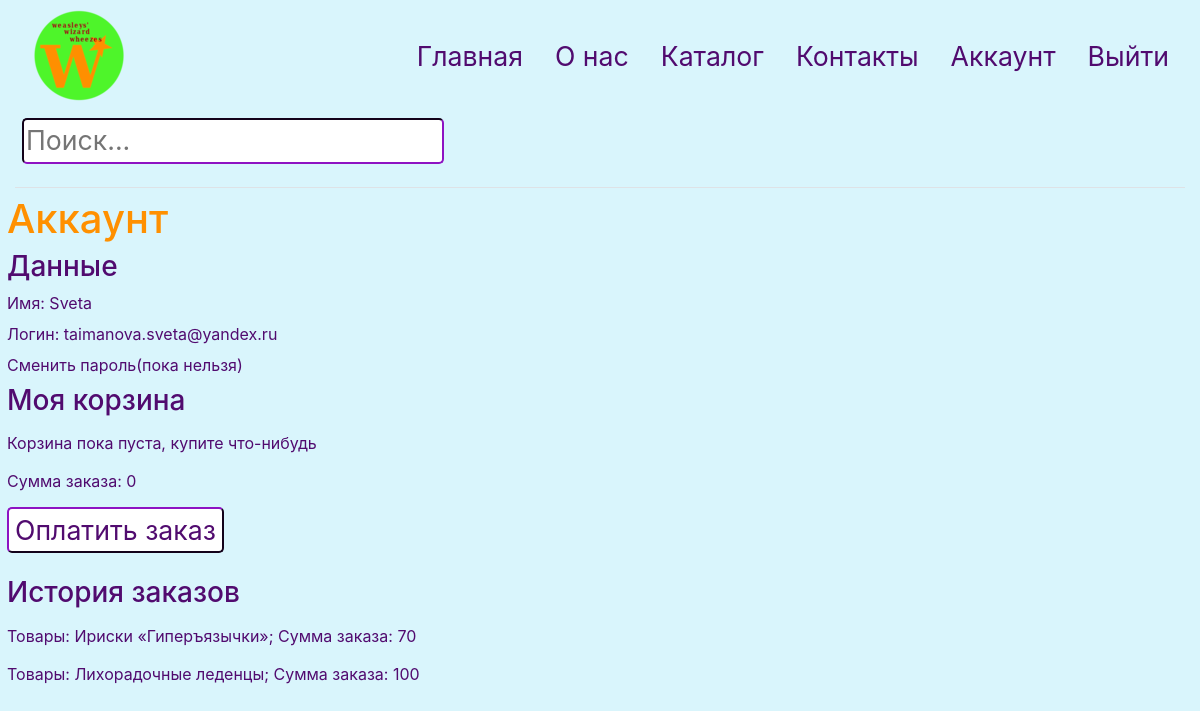
/account (signed in), run on the app's committed database.
### data/users.py (models this page shows, shortened)
class User(SqlAlchemyBase, UserMixin):
    __tablename__ = 'users'
    id = sqlalchemy.Column(sqlalchemy.Integer, primary_key=True, autoincrement=True)
    name = sqlalchemy.Column(sqlalchemy.String, nullable=True)
    email = sqlalchemy.Column(sqlalchemy.String, index=True, unique=True, nullable=True)
    hashed_password = sqlalchemy.Column(sqlalchemy.String, nullable=True)
    created_date = sqlalchemy.Column(sqlalchemy.DateTime, default=datetime.datetime.now)
    basket = orm.relationship("Basket", back_populates='user')

### data/products.py (models this page shows)
class Products(SqlAlchemyBase):
    __tablename__ = 'products'
    id = sqlalchemy.Column(sqlalchemy.Integer, primary_key=True, autoincrement=True)
    title = sqlalchemy.Column(sqlalchemy.String, nullable=True)
    description = sqlalchemy.Column(sqlalchemy.String, nullable=True)
    photos = sqlalchemy.Column(sqlalchemy.String, nullable=True)
    cost = sqlalchemy.Column(sqlalchemy.Integer, nullable=True)
    created_date = sqlalchemy.Column(sqlalchemy.DateTime, default=datetime.datetime.now)
    category_id = sqlalchemy.Column(sqlalchemy.Integer, sqlalchemy.ForeignKey("category.id"))
    category = orm.relationship('Category')

### main.py (the view)
@app.route('/account', methods=['GET', 'POST'])
def account():
    form = PayForm()
    if form.validate_on_submit():
        return pay(user_id)
    db_sess = db_session.create_session()
    products = []
    current_basket = db_sess.query(Basket).filter(Basket.user_id == user_id, Basket.pay == 0).first().composition
    if current_basket:
        busket_list = list(map(int, current_basket.split(',')))
        summa_basket = 0
        for i in busket_list:
            products.append(db_sess.query(Products).filter(Products.id == i).first().title)
            summa_basket += db_sess.query(Products).filter(Products.id == i).first().cost
    else:
        products.append('Корзина пока пуста, купите что-нибудь')
        summa_basket = 0
    baskets = db_sess.query(Basket).filter(Basket.user_id == user_id, Basket.pay == 1).all()
    baskets_list = []
    for i in baskets:
        summa_basket1 = 0
        products1 = []
        if i.composition:
            busket_list1 = list(map(int, i.composition.split(',')))
            for j in busket_list1:
                products1.append(db_sess.query(Products).filter(Products.id == j).first().title)
                summa_basket1 += db_sess.query(Products).filter(Products.id == j).first().cost
            baskets_list.append((', '.join(products1), summa_basket1))
    if not baskets:
        baskets_list = None
    return render_template('account.html', title='Аккаунт', baskets=baskets_list, current_basket=(products, str(summa_basket)), form=form)

### forms/user.py
class PayForm(FlaskForm):
    submit = SubmitField('Оплатить заказ')

### data/db_session.py (called while the page is built)
def create_session() -> Session:
    global __factory
    return __factory()

### main.py (called while the page is built)
@login_manager.user_loader
def load_user(user_id):
    db_sess = db_session.create_session()
    return db_sess.query(User).get(user_id)

### templates/account.html (shortened to what this page needs)
{% extends 'base.html' %}
{% block content%}
<h1 class="orange-text">{{ title }}</h1>
<h3 class="purple-text">Данные</h3>
<p class="purple-text">Имя: {{current_user.name}}</p>
<p class="purple-text">Логин: {{current_user.email}}</p>
<p class="purple-text">Сменить пароль(пока нельзя)</p>
<h3 class="purple-text">Моя корзина</h3>
<ul class="list-group">
    {% for item in current_basket[0] %}
    <li class="list-group-item1">{{ item }}</li>
    {% endfor %}
</ul>
<p class="purple-text">Сумма заказа: {{current_basket[1]}}</p>
<form action="" method="post">
    <p>{{ form.submit(type="submit", class="b1") }}</p>
</form>
<h3 class="purple-text">История заказов</h3>
<ul class="list-group">
    {% if baskets %}
    {% for i in baskets %}
    <li class="list-group-item1">Товары: {{ i[0] }}; Сумма заказа: {{ i[1] }}</li>
    {% endfor %}
    {% else %}
    <li class="list-group-item1">У вас пока нет оплаченных заказов</li>
    {% endif %}
</ul>
{% endblock%}

### templates/base.html (shortened to what this page needs)
<!doctype html>
<html lang="en">
<head>
<link rel="stylesheet" type="text/css" href={{ url_for('static', filename='css/style.css')}} />
    <link rel="stylesheet"
          href="https://stackpath.bootstrapcdn.com/bootstrap/4.4.1/css/bootstrap.min.css"
>
</head>
<body class="back">
<main>
    <div class="container-fluid">
        <header class="d-flex flex-wrap align-items-center justify-content-center justify-content-md-between border-bottom">
            <li class="nav"><a href="/home" class="nav-link"><img src="/static/icon.png" alt="здесь должна была быть картинка, но не нашлась"></a></li>
            <ul class="nav justify-content-center">
                <li><a href="/home" class="nav-link">Главная</a></li>
                <li><a href="/about" class="nav-link">О нас</a></li>
                <li><a href="/catalog" class="nav-link">Каталог</a></li>
                <li><a href="/contact" class="nav-link">Контакты</a></li>
                {% if current_user.is_authenticated %}
                    <li><a href="/account" class="nav-link">Аккаунт</a></li>
                    <li><a href="/exit" class="nav-link">Выйти</a></li>
                {% else %}
                    <li><a href="/login" class="nav-link">Войти</a></li>
                    <li><a href="/register" class="nav-link">Регистрация</a></li>
                {% endif %}
            </ul>
            <div class="form-group">
                <input type="search" class="form1" id="Search" placeholder="Поиск...">
            </div>
        </header>
    </div>
</main>
{% block content %}{% endblock %}
</body>
</html>

### static/css/style.css (style rules this page uses)
.nav-link { color: #510B6F; font-size: 20pt; }
.form1 { color: #510B6F; font-size: 20pt; border-color: #510B6F; border-radius: 5px; margin: 7px 7px 7px 7px; }
.b1 { color: #510B6F; font-size: 20pt; border-color: #510B6F; background-color: #ffffff; border-radius: 5px; margin: 7px 7px 7px 7px; }
.purple-text { color: #510B6F; margin: 7px 7px 7px 7px; }
.back { background-color: #D9F5FC; }
.orange-text { color: #ff9000; margin: 7px 7px 7px 7px; }
.list-group-item1 { color: #510B6F; margin: 7px 7px 7px 7px; }

### data on the page
User: name "Sveta", email "taimanova.sveta@yandex.ru"
Products: title "Ириски «Гиперъязычки»", cost "70"
Products: title "Лихорадочные леденцы", cost "100"

### other printed values
{{ title }} "Аккаунт"
{{ item }} "Корзина пока пуста, купите что-нибудь"
{{ current_basket[1] }} "0"
